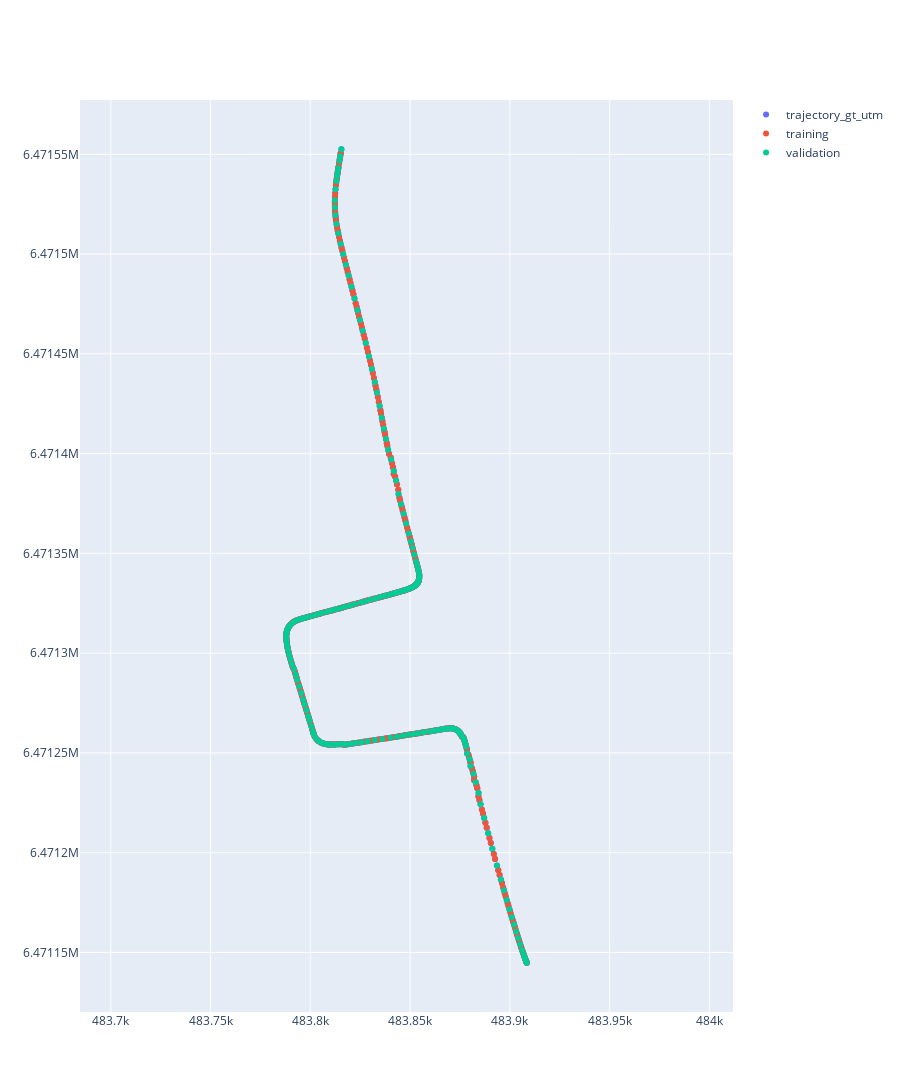

The code cell stored with this chart in its notebook:
### Code cell
def split_data(data):
    validation_slice = slice(0, None, 4)
    validation = data[validation_slice]
    training = np.delete(data, validation_slice, axis=0)
    
    return training, validation


training, validation = split_data(processor.orbslam.mapping.trajectory_gt_utm)
print(processor.orbslam.mapping.trajectory_gt_utm.shape)
print(training.shape)
print(validation.shape)


fig = go.Figure()

fig.add_trace(
    go.Scatter(
        x=processor.orbslam.mapping.trajectory_gt_utm[:, 0],
        y=processor.orbslam.mapping.trajectory_gt_utm[:, 1],
        mode='markers',
        name='trajectory_gt_utm'
    )
)
fig.add_trace(
    go.Scatter(
        x=training[:, 0],
        y=training[:, 1],
        mode='markers',
        name='training'
    )
)
fig.add_trace(
    go.Scatter(
        x=validation[:, 0],
        y=validation[:, 1],
        mode='markers',
        name='validation'
    )
)

fig.update_layout(yaxis=dict(scaleanchor="x", scaleratio=1), height=1200)
fig.show()

### Figure 1 — Plotly figure (JSON) as saved in the notebook; plotly's stock layout.template omitted (floating-point values rounded to 4 significant figures; data arrays with more than 128 entries replaced by an {"elided": "..."} marker saying what was removed)
{"data": [{"mode": "markers", "name": "trajectory_gt_utm", "type": "scatter", "x": {"elided": "535 float values"}, "y": {"elided": "535 float values"}}, {"mode": "markers", "name": "training", "type": "scatter", "x": {"elided": "356 float values"}, "y": {"elided": "356 float values"}}, {"mode": "markers", "name": "validation", "type": "scatter", "x": {"elided": "179 float values"}, "y": {"elided": "179 float values"}}], "layout": {"height": 1200, "yaxis": {"scaleanchor": "x", "scaleratio": 1}}}
